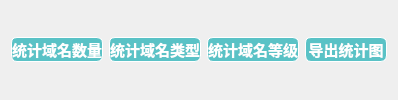
                <widget class="QWidget" name="widget_9" native="true">
                 <property name="minimumSize">
                  <size>
                   <width>0</width>
                   <height>0</height>
                  </size>
                 </property>
                 <layout class="QHBoxLayout" name="horizontalLayout_5">
                  <item>
                   <widget class="QPushButton" name="calculateName">
                    <property name="minimumSize">
                     <size>
                      <width>82</width>
                      <height>20</height>
                     </size>
                    </property>
                    <property name="cursor">
                     <cursorShape>PointingHandCursor</cursorShape>
                    </property>
                    <property name="styleSheet">
                     <string notr="true">QPushButton {
	border: 0.5px solid white;
	border-radius: 6px;
	background-color: rgb(90, 194, 198);
	min-width: 80px;
	font-family: &quot;Times New Roman&quot;;
	font-size: 11pt;
	font-weight: bold;
	color: white;
}

QPushButton:hover {
	border: 0.5px solid white;
	border-radius: 6px;
	background-color: #1fab89;
	min-width: 80px;
	font-family: &quot;Times New Roman&quot;;
	font-size: 10pt;
	font-weight: bold;
	color: white;
}</string>
                    </property>
                    <property name="text">
                     <string>统计域名数量</string>
                    </property>
                   </widget>
                  </item>
                  <item>
                   <widget class="QPushButton" name="calculateType">
                    <property name="minimumSize">
                     <size>
                      <width>82</width>
                      <height>20</height>
                     </size>
                    </property>
                    <property name="cursor">
                     <cursorShape>PointingHandCursor</cursorShape>
                    </property>
                    <property name="styleSheet">
                     <string notr="true">QPushButton {
	border: 0.5px solid white;
	border-radius: 6px;
	background-color: rgb(90, 194, 198);
	min-width: 80px;
	font-family: &quot;Times New Roman&quot;;
	font-size: 11pt;
	font-weight: bold;
	color: white;
}

QPushButton:hover {
	border: 0.5px solid white;
	border-radius: 6px;
	background-color: #1fab89;
	min-width: 80px;
	font-family: &quot;Times New Roman&quot;;
	font-size: 10pt;
	font-weight: bold;
	color: white;
}</string>
                    </property>
                    <property name="text">
                     <string>统计域名类型</string>
                    </property>
                   </widget>
                  </item>
                  <item>
                   <widget class="QPushButton" name="calculateLevel">
                    <property name="minimumSize">
                     <size>
                      <width>82</width>
                      <height>20</height>
                     </size>
                    </property>
                    <property name="cursor">
                     <cursorShape>PointingHandCursor</cursorShape>
                    </property>
                    <property name="styleSheet">
                     <string notr="true">QPushButton {
	border: 0.5px solid white;
	border-radius: 6px;
	background-color: rgb(90, 194, 198);
	min-width: 80px;
	font-family: &quot;Times New Roman&quot;;
	font-size: 11pt;
	font-weight: bold;
	color: white;
}

QPushButton:hover {
	border: 0.5px solid white;
	border-radius: 6px;
	background-color: #1fab89;
	min-width: 80px;
	font-family: &quot;Times New Roman&quot;;
	font-size: 10pt;
	font-weight: bold;
	color: white;
}</string>
                    </property>
                    <property name="text">
                     <string>统计域名等级</string>
                    </property>
                   </widget>
                  </item>
                  <item>
                   <widget class="QPushButton" name="pushButton">
                    <property name="cursor">
                     <cursorShape>PointingHandCursor</cursorShape>
                    </property>
                    <property name="styleSheet">
                     <string notr="true">QPushButton {
	border: 0.5px solid white;
	border-radius: 6px;
	background-color: rgb(90, 194, 198);
	min-width: 80px;
	font-family: &quot;Times New Roman&quot;;
	font-size: 11pt;
	font-weight: bold;
	color: white;
}

QPushButton:hover {
	border: 0.5px solid white;
	border-radius: 6px;
	background-color: #1fab89;
	min-width: 80px;
	font-family: &quot;Times New Roman&quot;;
	font-size: 10pt;
	font-weight: bold;
	color: white;
}</string>
                    </property>
                    <property name="text">
                     <string>导出统计图</string>
                    </property>
                   </widget>
                  </item>
                 </layout>
                </widget>
